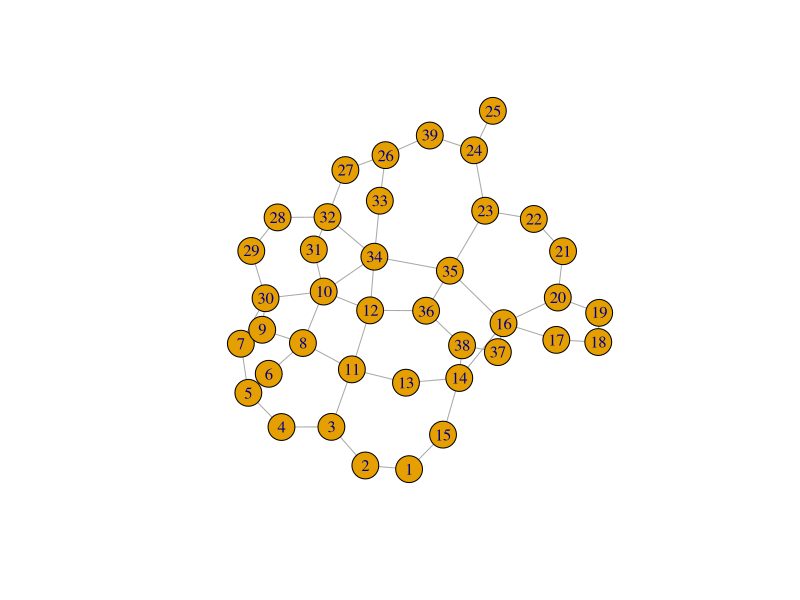
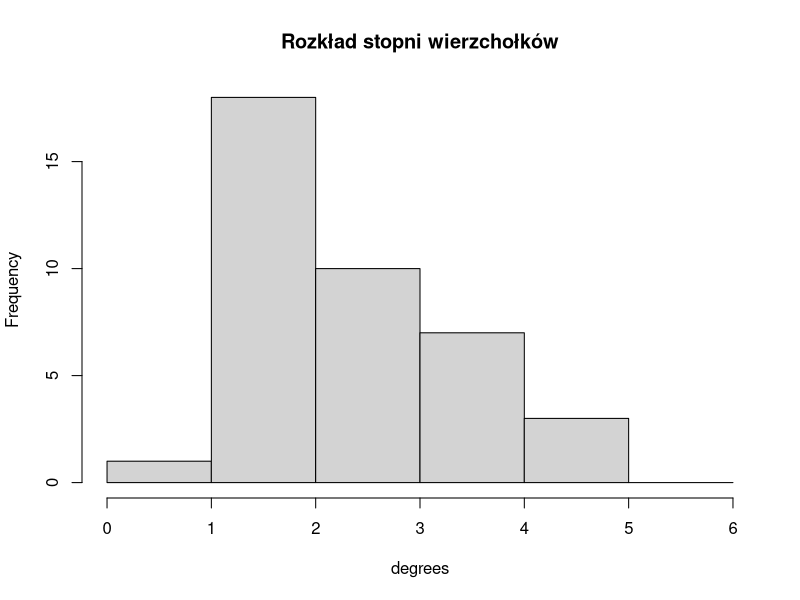
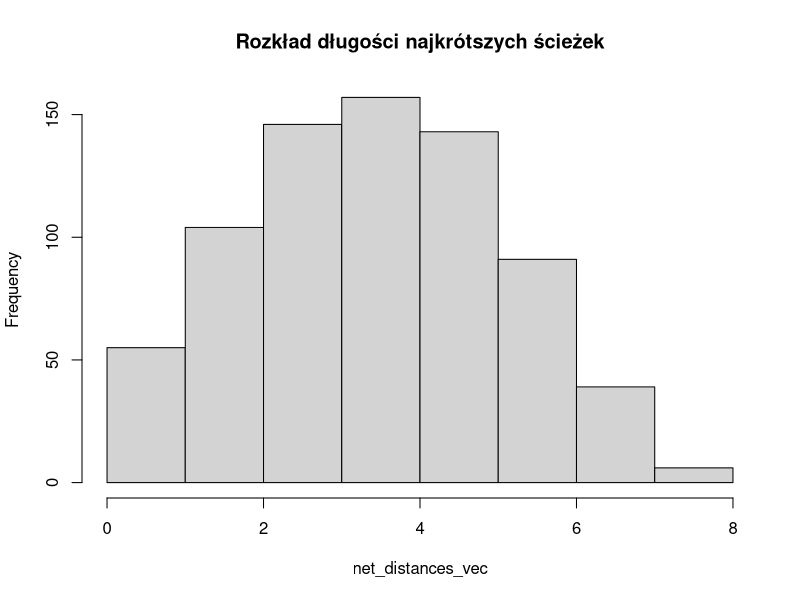
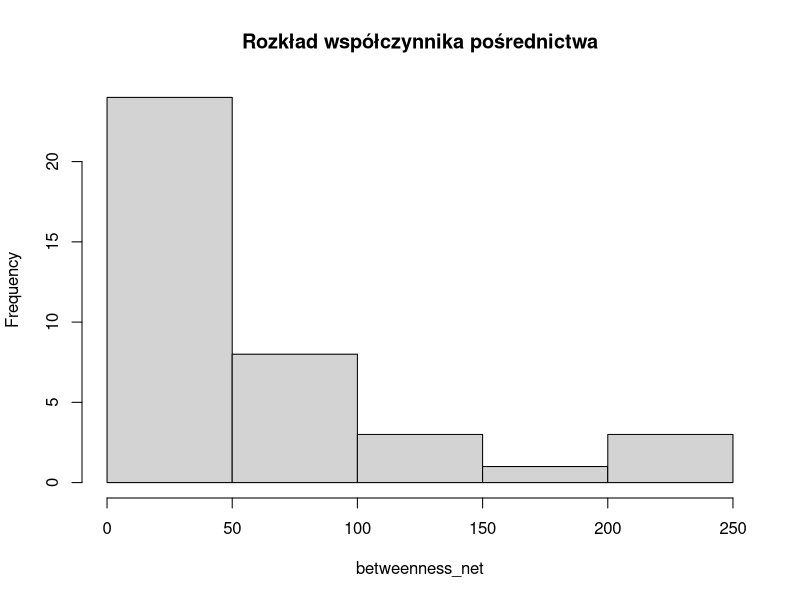
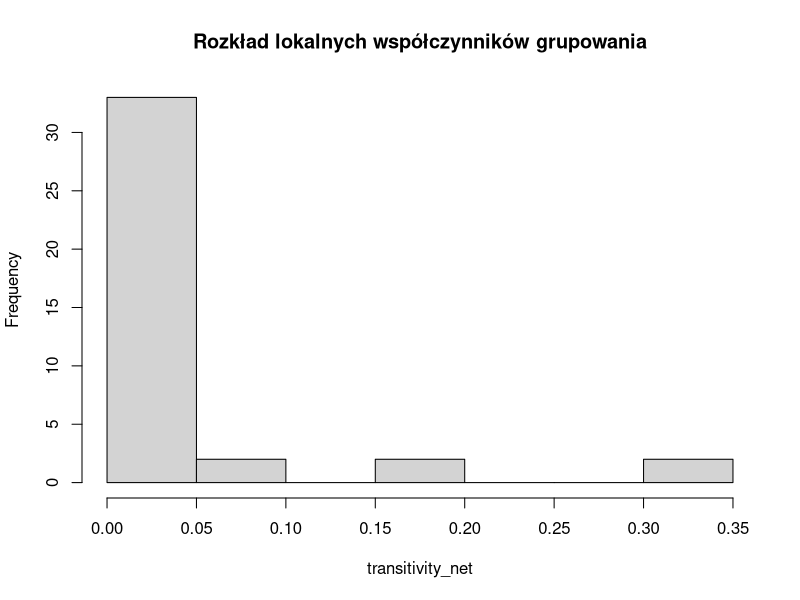
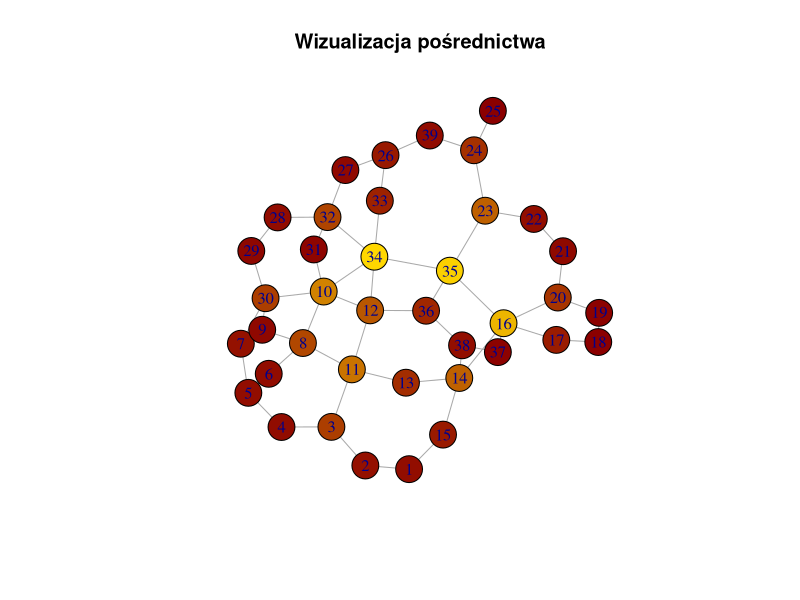
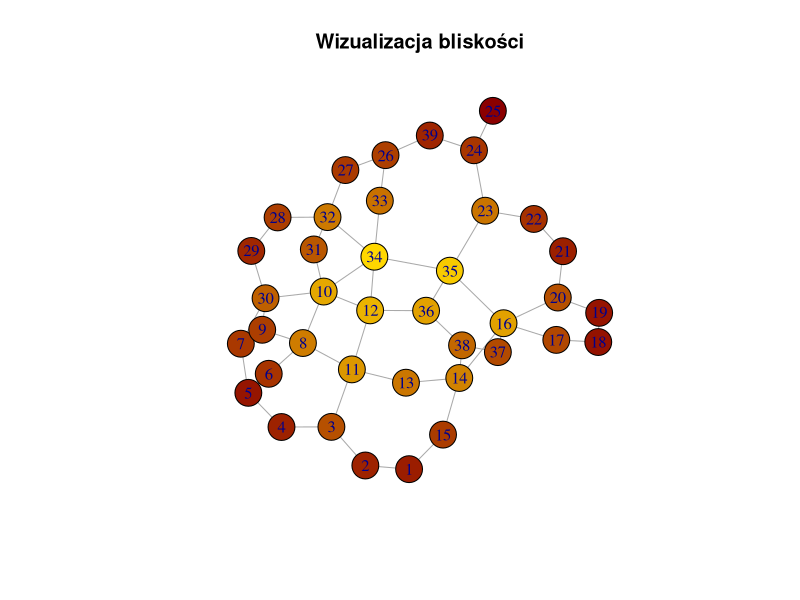
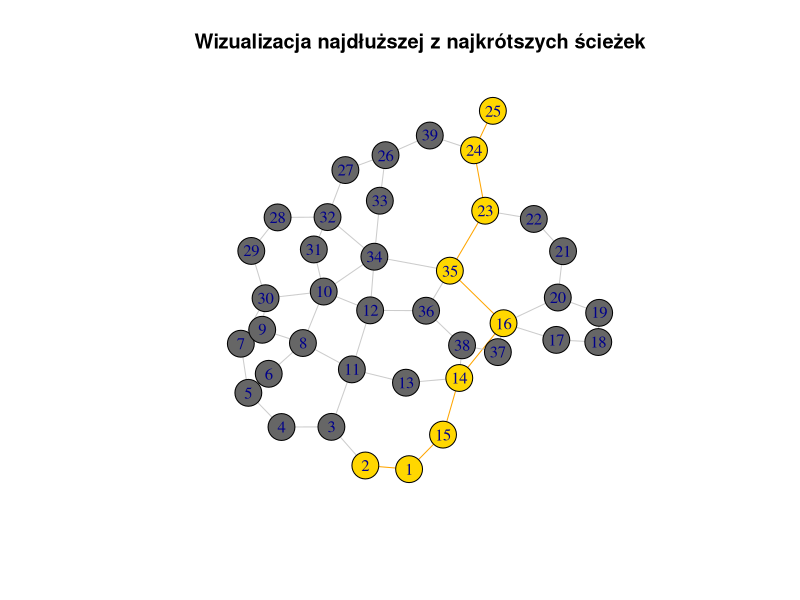

Write R code to recreate these figures, in order.
## ---- chunk 1
knitr::opts_chunk$set(echo = TRUE)
set.seed(13)
## ---- chunk 2
raw_data <- read.csv("data//russiantrade_edges.txt", sep = "\t", header = FALSE)
head(raw_data)
  
## ---- chunk 3
library(igraph)
net <- graph.data.frame(raw_data,directed=FALSE)
l <-layout.auto(net) 
plot(net, layout = l)
## ---- chunk 4
degrees <- degree(net)
hist(degrees, breaks = 0:6, main = "Rozkład stopni wierzchołków")
## ---- chunk 5
net_distances <- distances(net)
net_distances[lower.tri(net_distances)] <- 0
net_distances_vec <- as.vector(net_distances)
net_distances_vec <- net_distances_vec[net_distances_vec>0]
hist(net_distances_vec, breaks = 0:8, main = "Rozkład długości najkrótszych ścieżek")
## ---- chunk 6
betweenness_net <- betweenness(net)
hist(betweenness_net, main = "Rozkład współczynnika pośrednictwa")
## ---- chunk 7
transitivity_net = transitivity(net, type="local", isolates="zero")
hist(transitivity_net, main = "Rozkład lokalnych współczynników grupowania")
## ---- chunk 8
density_net <- edge_density(net)
diameter_net <- diameter(net)
centralization_net <- centr_degree(net, mode="total")$centralization
## ---- chunk 9
oranges <- colorRampPalette(c("dark red", "gold"))
betweenness_net <- betweenness(net)
fine = 500
graphCol = oranges(fine)[as.numeric(cut(betweenness_net,breaks = fine))]
plot(net, vertex.color=graphCol, layout = l)
title(main = "Wizualizacja pośrednictwa")
## ---- chunk 10
oranges <- colorRampPalette(c("dark red", "gold"))
closeness_net <- closeness(net, normalized = TRUE)
fine = 500
graphCol = oranges(fine)[as.numeric(cut(closeness_net,breaks = fine))]
plot(net, vertex.color=graphCol, layout = l)
title(main = "Wizualizacja bliskości")
## ---- chunk 11
diam <- get_diameter(net)
vcol <- rep("gray40", vcount(net))
vcol[diam] <- "gold"
ecol <- rep("gray80", ecount(net))
ecol[E(net, path=diam)] <- "orange" 
plot(net, vertex.color=vcol, edge.color=ecol, layout = l)
title(main = "Wizualizacja najdłuższej z najkrótszych ścieżek")
